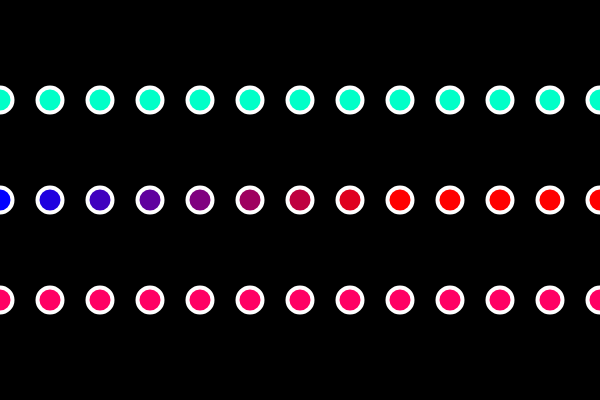
Frame 1 (no input)
Frame 60 (no input): identical to frame 1, image omitted
Frame 120 (the mouse pressed at the canvas centre since frame 60): identical to frame 1, image omitted

The p5.js sketch that drew this single still picture (run headless with seeded random() and noise() and a simulated clock; from frame 60 on, the mouse is pressed at the canvas centre):

// p5.js sketch
// ── sketch.js
function setup() {
    createCanvas(600, 400);
}

function draw() {
    background(0);

    strokeWeight(4);
    stroke(255);

    // ellipse(0,200,25,25);
    // ellipse(50,200,25,25);
    // ellipse(100,200,25,25);
    // ellipse(150,200,25,25);
    // ellipse(200,200,25,25);


    
    var x = 0;
    while (x <= width) {
        fill(0, 255, 200)
        ellipse(x, 100, 25, 25);
        x += 50;
    }
    var r;
    var b;
    for (var i = 0; i <= width; i+=50) {
        r = map(i,0,400,0,255);
        b = map(i,0,400,255,0);
        fill(r,0,b)
        ellipse(i,200,25,25);
    }
    for (var i = 0; i <= width; i += 50) {
        fill(255, 0, 100)
        ellipse(i, 300, 25, 25)
    }

}
